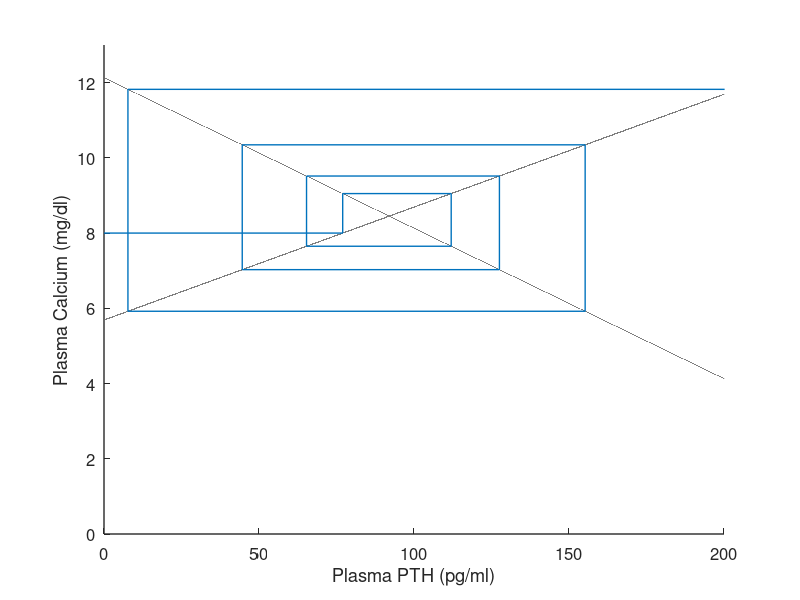

MATLAB code for this plot:
n=9; 
b0=0.04; b1=12.13;
a0=0.03;  a1=5.69;
p=zeros(n,1);  
val1=zeros(n,1);
val2=zeros(n,1); 
p(1,1) = 8.0; 
for k=2:n 
       p(k,1)=(b1*a0+b0*a1-b0*p(k-1,1))/a0;
end 
figure(1),clf,hold on; 
x=0:0.001:200;
y= b1-b0*x;
y2=a1+a0*x; 
plot(x,y,'k',x,y2,'k','LineWidth',1)
for k=1:n
        val1(k,1)=(b1-p(k,1))/b0;
        val2(k,1)=(p(k,1)-a1)/a0;
end        
line([0 val2(1,1)],[p(1,1) p(1,1)],'LineWidth',1);
for k=1:(n-2)
       line([val1(k+1,1) val2(k+1,1)],[p(k+1,1) p(k+1,1)],'LineWidth',1);
       line([val2(k,1) val2(k,1)],[p(k,1) p(k+1,1)],'LineWidth',1);
end
hold off 
xlabel('Plasma PTH (pg/ml)')
ylabel('Plasma Calcium (mg/dl)')
axis([0 200 0 13]) 
set(gca,'FontSize',12,'LineWidth',1)
